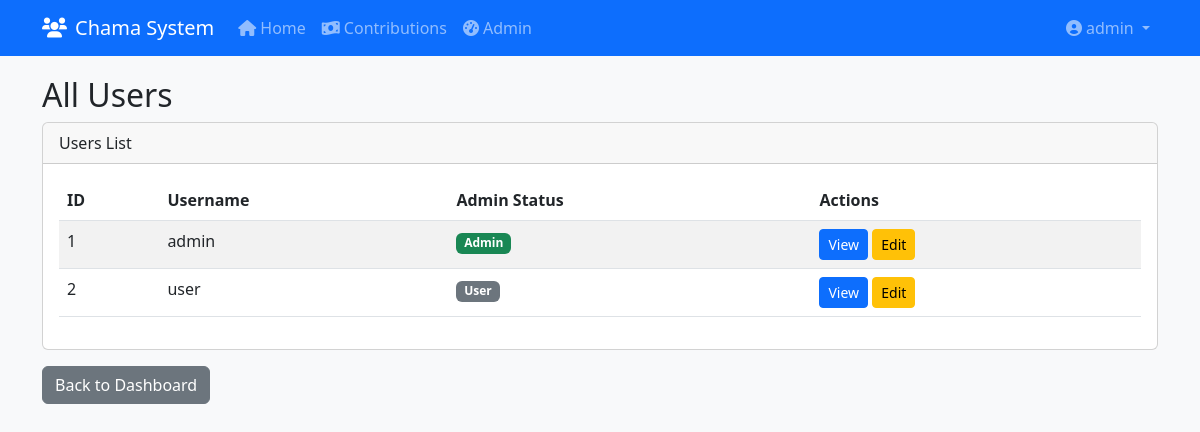
The app's page /admin/users (signed in) with its own data.
### app.py (models this page shows, shortened)
class User(db.Model, UserMixin):
    id = db.Column(db.Integer, primary_key=True)
    username = db.Column(db.String(80), unique=True, nullable=False)
    password = db.Column(db.String(200), nullable=False)
    is_admin = db.Column(db.Boolean, default=False)
    members = db.relationship('Member', backref='user', lazy=True)
    notifications = db.relationship('Notification', backref='user', lazy=True)
    discussions = db.relationship('Discussion', backref='user', lazy=True)

### app.py (the view)
@app.route('/admin/users')
@login_required
@admin_required
def admin_users():
    users = User.query.all()
    return render_template('admin/users.html', users=users)

### app.py (called while the page is built)
@login_manager.user_loader
def load_user(user_id):
    return User.query.get(int(user_id))

def admin_required(f):
    @wraps(f)
    def decorated_function(*args, **kwargs):
        if not current_user.is_admin:
            abort(403)
        return f(*args, **kwargs)
    return decorated_function

### templates/admin/users.html
{% extends "base.html" %}
{% block content %}
<h2>All Users</h2>
<div class="card">
    <div class="card-header">
        Users List
    </div>
    <div class="card-body">
        <table class="table table-striped">
            <thead>
                <tr>
                    <th>ID</th>
                    <th>Username</th>
                    <th>Admin Status</th>
                    <th>Actions</th>
                </tr>
            </thead>
            <tbody>
                {% for user in users %}
                <tr>
                    <td>{{ user.id }}</td>
                    <td>{{ user.username }}</td>
                    <td>
                        {% if user.is_admin %}
                            <span class="badge bg-success">Admin</span>
                        {% else %}
                            <span class="badge bg-secondary">User</span>
                        {% endif %}
                    </td>
                    <td>
                        <a href="#" class="btn btn-sm btn-primary">View</a>
                        <a href="#" class="btn btn-sm btn-warning">Edit</a>
                    </td>
                </tr>
                {% endfor %}
            </tbody>
        </table>
    </div>
</div>
<div class="mt-3">
    <a href="{{ url_for('admin_dashboard') }}" class="btn btn-secondary">Back to Dashboard</a>
</div>
{% endblock %}

### templates/navbar.html (shortened to what this page needs)
<nav class="navbar navbar-expand-lg navbar-dark bg-primary">
    <div class="container">
        <a class="navbar-brand" href="{{ url_for('index') }}">
            <i class="fas fa-users me-2"></i>Chama System
        </a>
        <div class="collapse navbar-collapse" id="navbarNav">
            {% if current_user.is_authenticated %}
            <ul class="navbar-nav me-auto">
                <li class="nav-item">
                    <a class="nav-link {% if request.path == url_for('index') %}active{% endif %}" href="{{ url_for('index') }}">
                        <i class="fas fa-home me-1"></i>Home
                    </a>
                </li>
                <li class="nav-item">
                    <a class="nav-link {% if request.path == url_for('contributions') %}active{% endif %}" href="{{ url_for('contributions') }}">
                        <i class="fas fa-money-bill-wave me-1"></i>Contributions
                    </a>
                </li>
                {% if current_user.is_admin %}
                <li class="nav-item">
                    <a class="nav-link {% if request.path == url_for('admin_dashboard') %}active{% endif %}" href="{{ url_for('admin_dashboard') }}">
                        <i class="fas fa-tachometer-alt me-1"></i>Admin
                    </a>
                </li>
                {% endif %}
            </ul>
            <ul class="navbar-nav">
                <li class="nav-item dropdown">
                    <a class="nav-link dropdown-toggle" href="#" id="navbarDropdown" role="button"
                       data-bs-toggle="dropdown" aria-expanded="false">
                        <i class="fas fa-user-circle me-1"></i>{{ current_user.username }}
                    </a>
                </li>
            </ul>
            {% endif %}
        </div>
    </div>
</nav>

### templates/base.html (style rules this page uses)
body { background-color: #f8f9fa; }
.navbar { margin-bottom: 20px; }

### records on screen
User: username "admin", id "1", is_admin "Admin"
User: id "2", username "user", is_admin "User"
